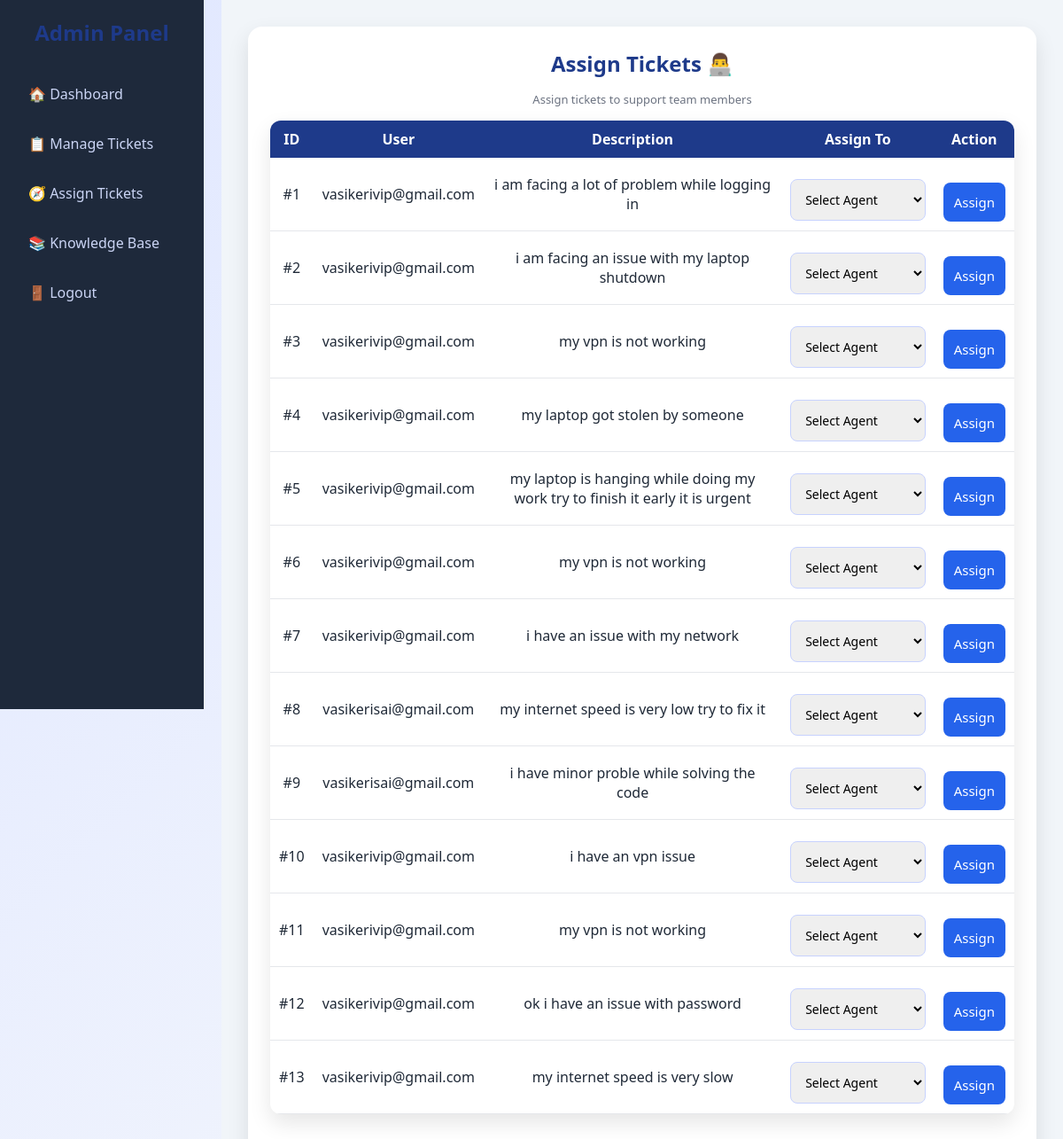
Page /assign-tickets (signed in) on the committed database.
### app.py (models this page shows)
class Ticket(db.Model):
    id = db.Column(db.Integer, primary_key=True)
    user_id = db.Column(db.Integer, db.ForeignKey('user.id'), nullable=False)
    description = db.Column(db.Text, nullable=False)
    category = db.Column(db.String(100), nullable=False)
    priority = db.Column(db.String(50), nullable=False, default="Medium")
    status = db.Column(db.String(50), nullable=False, default="Open")
    created_at = db.Column(db.DateTime, default=datetime.utcnow)
    user = db.relationship('User', backref=db.backref('tickets', lazy=True))

class User(db.Model):
    id = db.Column(db.Integer, primary_key=True)
    email = db.Column(db.String(120), unique=True, nullable=False)
    password = db.Column(db.String(200), nullable=False)
    role = db.Column(db.String(20), nullable=False)

### app.py (the view, shortened to what this page needs)
@app.route('/assign-tickets', methods=['GET', 'POST'])
def assign_tickets():
    if "user" not in session or session.get("role") != "admin":
        return redirect('/')
    tickets = Ticket.query.all()
    admins = User.query.filter_by(role='admin').all()
    return render_template(
        'assign_tickets.html',
        tickets=tickets,
        admins=admins
    )

### templates/assign_tickets.html (shortened to what this page needs)
{% extends "admin_base.html" %}
{% block content %}
<div class="panel">
    <h2>Assign Tickets 👨‍💻</h2>
    <p class="note">Assign tickets to support team members</p>
    {% if tickets %}
    <table>
        <tr>
            <th>ID</th>
            <th>User</th>
            <th>Description</th>
            <th>Assign To</th>
            <th>Action</th>
        </tr>
        {% for ticket in tickets %}
        <tr>
            <form method="POST">
                <td>#{{ ticket.id }}</td>
                <td>{{ ticket.user.email }}</td>
                <td>{{ ticket.description }}</td>
                <td>
                    <select name="assigned_to">
                        <option value="">Select Agent</option>
                    </select>
                </td>
                <td>
                    <button type="submit">Assign</button>
                </td>
            </form>
        </tr>
        {% endfor %}
    </table>
    {% else %}
        <p>No tickets available.</p>
    {% endif %}
</div>
{% endblock %}

### static/style.css (style rules this page uses)
* { margin: 0; padding: 0; box-sizing: border-box; font-family: "Segoe UI", Arial, sans-serif; }
body { min-height: 100vh; background: linear-gradient(135deg, #e0e7ff, #f8fafc); color: #1f2937; }
h2, h3 { text-align: center; margin-bottom: 15px; color: #1e3a8a; }
input, textarea, select { width: 100%; padding: 12px; margin-top: 12px; border-radius: 8px; border: 1px solid #c7d2fe; font-size: 14px; }
button { padding: 12px; margin-top: 18px; background: #2563eb; color: white; border: none; border-radius: 8px; font-size: 15px; cursor: pointer; }
.note { margin-top: 15px; text-align: center; font-size: 13px; color: #6b7280; }
table { width: 90%; margin: 50px auto; border-collapse: collapse; background: white; border-radius: 12px; overflow: hidden; box-shadow: 0 10px 25px rgba(0, 0, 0, 0.1); }
th { background: #1e3a8a; color: white; padding: 14px; }
td { padding: 12px; text-align: center; border-bottom: 1px solid #e5e7eb; }
.panel { background: white; padding: 25px; border-radius: 16px; box-shadow: 0 10px 25px rgba(0,0,0,0.1); }
.panel table { width: 100%; margin-top: 15px; border-collapse: collapse; }
.panel th { background: #1e3a8a; color: white; padding: 10px; }
.panel td { padding: 10px; border-bottom: 1px solid #e5e7eb; }

### rows in the picture
Ticket: id "1", user.email "vasikerivip@gmail.com", description "i am facing a lot of problem while logging in"
Ticket: id "2", user.email "vasikerivip@gmail.com", description "i am facing an issue with my laptop shutdown"
Ticket: id "3", user.email "vasikerivip@gmail.com", description "my vpn is not working"
Ticket: id "4", user.email "vasikerivip@gmail.com", description "my laptop got stolen by someone"
Ticket: id "5", user.email "vasikerivip@gmail.com", description "my laptop is hanging while doing my work try to finish it early it is urgent"
Ticket: id "6", user.email "vasikerivip@gmail.com", description "my vpn is not working"
Ticket: id "7", user.email "vasikerivip@gmail.com", description "i have an issue with my network"
Ticket: id "8", user.email "vasikerisai@gmail.com", description "my internet speed is very low try to fix it"
Ticket: id "9", user.email "vasikerisai@gmail.com", description "i have minor proble while solving the code"
Ticket: id "10", user.email "vasikerivip@gmail.com", description "i have an vpn issue"
Ticket: id "11", user.email "vasikerivip@gmail.com", description "my vpn is not working"
Ticket: id "12", user.email "vasikerivip@gmail.com", description "ok i have an issue with password"
Ticket: id "13", user.email "vasikerivip@gmail.com", description "my internet speed is very slow"
